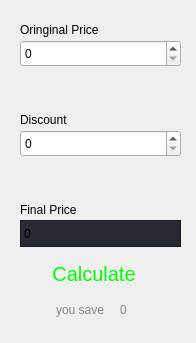
<?xml version="1.0" encoding="UTF-8"?>
<ui version="4.0">
 <class>Form</class>
 <widget class="QWidget" name="Form">
  <property name="geometry">
   <rect>
    <x>0</x>
    <y>0</y>
    <width>196</width>
    <height>343</height>
   </rect>
  </property>
  <property name="minimumSize">
   <size>
    <width>196</width>
    <height>343</height>
   </size>
  </property>
  <property name="maximumSize">
   <size>
    <width>196</width>
    <height>343</height>
   </size>
  </property>
  <property name="windowTitle">
   <string>Discount</string>
  </property>
  <widget class="QWidget" name="widget" native="true">
   <property name="geometry">
    <rect>
     <x>10</x>
     <y>-10</y>
     <width>181</width>
     <height>81</height>
    </rect>
   </property>
   <widget class="QSpinBox" name="orignal_priceinput">
    <property name="geometry">
     <rect>
      <x>10</x>
      <y>50</y>
      <width>161</width>
      <height>27</height>
     </rect>
    </property>
    <property name="maximum">
     <number>999999999</number>
    </property>
   </widget>
   <widget class="QLabel" name="label">
    <property name="geometry">
     <rect>
      <x>10</x>
      <y>30</y>
      <width>111</width>
      <height>19</height>
     </rect>
    </property>
    <property name="text">
     <string>Oringinal Price</string>
    </property>
   </widget>
  </widget>
  <widget class="QWidget" name="widget_2" native="true">
   <property name="geometry">
    <rect>
     <x>10</x>
     <y>80</y>
     <width>181</width>
     <height>81</height>
    </rect>
   </property>
   <widget class="QSpinBox" name="disocunt_input">
    <property name="geometry">
     <rect>
      <x>10</x>
      <y>50</y>
      <width>161</width>
      <height>27</height>
     </rect>
    </property>
    <property name="maximum">
     <number>100</number>
    </property>
   </widget>
   <widget class="QLabel" name="label_2">
    <property name="geometry">
     <rect>
      <x>10</x>
      <y>30</y>
      <width>101</width>
      <height>19</height>
     </rect>
    </property>
    <property name="text">
     <string>Discount</string>
    </property>
   </widget>
  </widget>
  <widget class="QWidget" name="widget_3" native="true">
   <property name="geometry">
    <rect>
     <x>10</x>
     <y>170</y>
     <width>181</width>
     <height>81</height>
    </rect>
   </property>
   <widget class="QLabel" name="final_price">
    <property name="geometry">
     <rect>
      <x>10</x>
      <y>50</y>
      <width>161</width>
      <height>27</height>
     </rect>
    </property>
    <property name="styleSheet">
     <string notr="true">background-color: rgb(39, 42, 52);
border-color: rgb(25, 26, 33);
border:1px solid rgb(25, 26, 33);</string>
    </property>
    <property name="text">
     <string>0</string>
    </property>
   </widget>
   <widget class="QLabel" name="label_3">
    <property name="geometry">
     <rect>
      <x>10</x>
      <y>30</y>
      <width>101</width>
      <height>19</height>
     </rect>
    </property>
    <property name="text">
     <string>Final Price</string>
    </property>
   </widget>
  </widget>
  <widget class="QLabel" name="label_5">
   <property name="geometry">
    <rect>
     <x>56</x>
     <y>300</y>
     <width>67</width>
     <height>19</height>
    </rect>
   </property>
   <property name="styleSheet">
    <string notr="true">color: rgb(134, 134, 134);</string>
   </property>
   <property name="text">
    <string>you save</string>
   </property>
  </widget>
  <widget class="QLabel" name="you_save">
   <property name="geometry">
    <rect>
     <x>120</x>
     <y>300</y>
     <width>41</width>
     <height>19</height>
    </rect>
   </property>
   <property name="styleSheet">
    <string notr="true">color: rgb(134, 134, 134);</string>
   </property>
   <property name="text">
    <string>0</string>
   </property>
  </widget>
  <widget class="QPushButton" name="calculate">
   <property name="geometry">
    <rect>
     <x>50</x>
     <y>260</y>
     <width>88</width>
     <height>27</height>
    </rect>
   </property>
   <property name="font">
    <font>
     <pointsize>15</pointsize>
    </font>
   </property>
   <property name="styleSheet">
    <string notr="true">color: rgb(0, 255, 0);</string>
   </property>
   <property name="text">
    <string>Calculate</string>
   </property>
   <property name="flat">
    <bool>true</bool>
   </property>
  </widget>
 </widget>
 <resources/>
 <connections/>
</ui>
